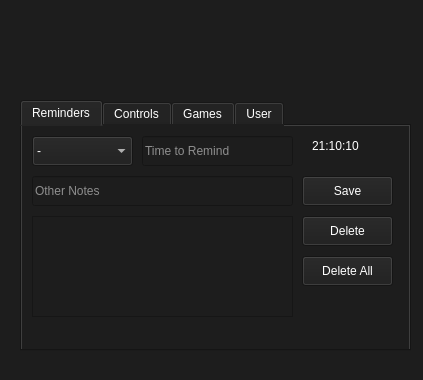
<?xml version="1.0" encoding="UTF-8"?>
<ui version="4.0">
 <class>MainWindow</class>
 <widget class="QMainWindow" name="MainWindow">
  <property name="geometry">
   <rect>
    <x>0</x>
    <y>0</y>
    <width>423</width>
    <height>380</height>
   </rect>
  </property>
  <property name="windowTitle">
   <string>BOOMER DESKTOP APP</string>
  </property>
  <property name="windowIcon">
   <iconset resource="contents.qrc">
    <normaloff>:/Baics/BOOMER.jpg</normaloff>:/Baics/BOOMER.jpg</iconset>
  </property>
  <property name="styleSheet">
   <string notr="true">background-color: rgb(29, 29, 29);</string>
  </property>
  <widget class="QWidget" name="centralwidget">
   <widget class="QLabel" name="label">
    <property name="geometry">
     <rect>
      <x>20</x>
      <y>10</y>
      <width>391</width>
      <height>81</height>
     </rect>
    </property>
    <property name="styleSheet">
     <string notr="true">border-image: url(:/Baics/boomer.jpeg);</string>
    </property>
    <property name="text">
     <string/>
    </property>
   </widget>
   <widget class="QTabWidget" name="tabWidget">
    <property name="geometry">
     <rect>
      <x>20</x>
      <y>100</y>
      <width>391</width>
      <height>251</height>
     </rect>
    </property>
    <property name="styleSheet">
     <string notr="true">color: rgb(255, 255, 255);</string>
    </property>
    <property name="tabPosition">
     <enum>QTabWidget::North</enum>
    </property>
    <property name="currentIndex">
     <number>0</number>
    </property>
    <widget class="QWidget" name="tab_1">
     <attribute name="title">
      <string>Reminders</string>
     </attribute>
     <widget class="QLabel" name="label_2">
      <property name="geometry">
       <rect>
        <x>290</x>
        <y>10</y>
        <width>81</width>
        <height>20</height>
       </rect>
      </property>
      <property name="cursor">
       <cursorShape>WaitCursor</cursorShape>
      </property>
      <property name="layoutDirection">
       <enum>Qt::LeftToRight</enum>
      </property>
      <property name="text">
       <string>21:10:10</string>
      </property>
     </widget>
     <widget class="QComboBox" name="comboBox">
      <property name="geometry">
       <rect>
        <x>10</x>
        <y>10</y>
        <width>101</width>
        <height>30</height>
       </rect>
      </property>
      <item>
       <property name="text">
        <string>-</string>
       </property>
      </item>
      <item>
       <property name="text">
        <string>Water</string>
       </property>
      </item>
      <item>
       <property name="text">
        <string>Medicine</string>
       </property>
      </item>
      <item>
       <property name="text">
        <string>Food</string>
       </property>
      </item>
      <item>
       <property name="text">
        <string>Meeting</string>
       </property>
      </item>
      <item>
       <property name="text">
        <string>Others</string>
       </property>
      </item>
     </widget>
     <widget class="QListView" name="listView">
      <property name="geometry">
       <rect>
        <x>10</x>
        <y>90</y>
        <width>261</width>
        <height>101</height>
       </rect>
      </property>
     </widget>
     <widget class="QLineEdit" name="lineEdit">
      <property name="geometry">
       <rect>
        <x>10</x>
        <y>50</y>
        <width>261</width>
        <height>30</height>
       </rect>
      </property>
      <property name="cursor">
       <cursorShape>IBeamCursor</cursorShape>
      </property>
      <property name="readOnly">
       <bool>false</bool>
      </property>
      <property name="placeholderText">
       <string>Other Notes</string>
      </property>
      <property name="cursorMoveStyle">
       <enum>Qt::LogicalMoveStyle</enum>
      </property>
      <property name="clearButtonEnabled">
       <bool>true</bool>
      </property>
     </widget>
     <widget class="QPushButton" name="pushButton">
      <property name="geometry">
       <rect>
        <x>280</x>
        <y>50</y>
        <width>91</width>
        <height>30</height>
       </rect>
      </property>
      <property name="text">
       <string>Save</string>
      </property>
     </widget>
     <widget class="QPushButton" name="pushButton_2">
      <property name="geometry">
       <rect>
        <x>280</x>
        <y>90</y>
        <width>91</width>
        <height>30</height>
       </rect>
      </property>
      <property name="text">
       <string>Delete</string>
      </property>
     </widget>
     <widget class="QPushButton" name="pushButton_3">
      <property name="geometry">
       <rect>
        <x>280</x>
        <y>130</y>
        <width>91</width>
        <height>30</height>
       </rect>
      </property>
      <property name="text">
       <string>Delete All</string>
      </property>
     </widget>
     <widget class="QLineEdit" name="lineEdit_2">
      <property name="geometry">
       <rect>
        <x>120</x>
        <y>10</y>
        <width>151</width>
        <height>30</height>
       </rect>
      </property>
      <property name="cursor">
       <cursorShape>IBeamCursor</cursorShape>
      </property>
      <property name="readOnly">
       <bool>false</bool>
      </property>
      <property name="placeholderText">
       <string>Time to Remind</string>
      </property>
      <property name="cursorMoveStyle">
       <enum>Qt::LogicalMoveStyle</enum>
      </property>
      <property name="clearButtonEnabled">
       <bool>true</bool>
      </property>
     </widget>
    </widget>
    <widget class="QWidget" name="tab_2">
     <attribute name="title">
      <string>Controls</string>
     </attribute>
     <widget class="QPushButton" name="pushButton_4">
      <property name="geometry">
       <rect>
        <x>10</x>
        <y>10</y>
        <width>80</width>
        <height>30</height>
       </rect>
      </property>
      <property name="text">
       <string>Security</string>
      </property>
     </widget>
     <widget class="QPushButton" name="pushButton_5">
      <property name="geometry">
       <rect>
        <x>10</x>
        <y>50</y>
        <width>80</width>
        <height>30</height>
       </rect>
      </property>
      <property name="text">
       <string>Sit</string>
      </property>
     </widget>
     <widget class="QPushButton" name="pushButton_6">
      <property name="geometry">
       <rect>
        <x>10</x>
        <y>90</y>
        <width>80</width>
        <height>30</height>
       </rect>
      </property>
      <property name="text">
       <string>Stand</string>
      </property>
     </widget>
     <widget class="QPushButton" name="pushButton_7">
      <property name="geometry">
       <rect>
        <x>10</x>
        <y>130</y>
        <width>80</width>
        <height>30</height>
       </rect>
      </property>
      <property name="text">
       <string>Lie Down</string>
      </property>
     </widget>
     <widget class="QPushButton" name="pushButton_8">
      <property name="geometry">
       <rect>
        <x>10</x>
        <y>170</y>
        <width>80</width>
        <height>30</height>
       </rect>
      </property>
      <property name="text">
       <string>Up</string>
      </property>
     </widget>
     <widget class="QLineEdit" name="lineEdit_3">
      <property name="geometry">
       <rect>
        <x>280</x>
        <y>0</y>
        <width>91</width>
        <height>20</height>
       </rect>
      </property>
      <property name="placeholderText">
       <string>PORT</string>
      </property>
     </widget>
    </widget>
    <widget class="QWidget" name="tab_3">
     <attribute name="title">
      <string>Games</string>
     </attribute>
     <widget class="QPushButton" name="pushButton_9">
      <property name="geometry">
       <rect>
        <x>10</x>
        <y>10</y>
        <width>101</width>
        <height>121</height>
       </rect>
      </property>
      <property name="styleSheet">
       <string notr="true">border-image: url(:/Baics/dont_sleep.jpg);</string>
      </property>
      <property name="text">
       <string/>
      </property>
     </widget>
     <widget class="QPushButton" name="pushButton_10">
      <property name="geometry">
       <rect>
        <x>120</x>
        <y>10</y>
        <width>91</width>
        <height>121</height>
       </rect>
      </property>
      <property name="styleSheet">
       <string notr="true">border-image: url(:/Baics/squid.jpg);</string>
      </property>
      <property name="text">
       <string/>
      </property>
     </widget>
     <widget class="QPushButton" name="pushButton_11">
      <property name="geometry">
       <rect>
        <x>220</x>
        <y>10</y>
        <width>141</width>
        <height>121</height>
       </rect>
      </property>
      <property name="styleSheet">
       <string notr="true">border-image: url(:/Baics/memory.png);</string>
      </property>
      <property name="text">
       <string/>
      </property>
     </widget>
    </widget>
    <widget class="QWidget" name="tab">
     <attribute name="title">
      <string>User</string>
     </attribute>
    </widget>
   </widget>
  </widget>
  <widget class="QStatusBar" name="statusbar"/>
 </widget>
 <resources>
  <include location="contents.qrc"/>
 </resources>
 <connections/>
</ui>
